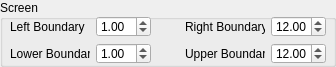
    <widget class="QGroupBox" name="groupBox_7">
     <property name="geometry">
      <rect>
       <x>5</x>
       <y>190</y>
       <width>336</width>
       <height>67</height>
      </rect>
     </property>
     <property name="title">
      <string>Screen</string>
     </property>
     <widget class="QWidget" name="gridLayoutWidget_5">
      <property name="geometry">
       <rect>
        <x>185</x>
        <y>16</y>
        <width>141</width>
        <height>48</height>
       </rect>
      </property>
      <layout class="QGridLayout" name="gridLayout_5">
       <item row="0" column="0">
        <widget class="QLabel" name="label_6">
         <property name="text">
          <string>Right Boundary</string>
         </property>
        </widget>
       </item>
       <item row="1" column="0">
        <widget class="QLabel" name="label_10">
         <property name="text">
          <string>Upper Boundary</string>
         </property>
        </widget>
       </item>
       <item row="0" column="1">
        <widget class="QDoubleSpinBox" name="spinbox_right_boundary">
         <property name="sizePolicy">
          <sizepolicy hsizetype="Maximum" vsizetype="Fixed">
           <horstretch>0</horstretch>
           <verstretch>0</verstretch>
          </sizepolicy>
         </property>
         <property name="maximumSize">
          <size>
           <width>55</width>
           <height>16777215</height>
          </size>
         </property>
         <property name="locale">
          <locale language="English" country="UnitedStates"/>
         </property>
         <property name="minimum">
          <double>-1000.000000000000000</double>
         </property>
         <property name="maximum">
          <double>1000.000000000000000</double>
         </property>
         <property name="singleStep">
          <double>1.000000000000000</double>
         </property>
         <property name="value">
          <double>12.000000000000000</double>
         </property>
        </widget>
       </item>
       <item row="1" column="1">
        <widget class="QDoubleSpinBox" name="spinbox_upper_boundary">
         <property name="sizePolicy">
          <sizepolicy hsizetype="Maximum" vsizetype="Fixed">
           <horstretch>0</horstretch>
           <verstretch>0</verstretch>
          </sizepolicy>
         </property>
         <property name="maximumSize">
          <size>
           <width>55</width>
           <height>16777215</height>
          </size>
         </property>
         <property name="locale">
          <locale language="English" country="UnitedStates"/>
         </property>
         <property name="minimum">
          <double>-1000.000000000000000</double>
         </property>
         <property name="maximum">
          <double>1000.000000000000000</double>
         </property>
         <property name="singleStep">
          <double>1.000000000000000</double>
         </property>
         <property name="value">
          <double>12.000000000000000</double>
         </property>
        </widget>
       </item>
      </layout>
     </widget>
     <widget class="QWidget" name="gridLayoutWidget_10">
      <property name="geometry">
       <rect>
        <x>10</x>
        <y>16</y>
        <width>141</width>
        <height>48</height>
       </rect>
      </property>
      <layout class="QGridLayout" name="gridLayout_10">
       <item row="1" column="0">
        <widget class="QLabel" name="label_7">
         <property name="text">
          <string>Lower Boundary</string>
         </property>
        </widget>
       </item>
       <item row="0" column="0">
        <widget class="QLabel" name="label_11">
         <property name="text">
          <string>Left Boundary</string>
         </property>
        </widget>
       </item>
       <item row="0" column="1">
        <widget class="QDoubleSpinBox" name="spinbox_left_boundary">
         <property name="sizePolicy">
          <sizepolicy hsizetype="Maximum" vsizetype="Fixed">
           <horstretch>0</horstretch>
           <verstretch>0</verstretch>
          </sizepolicy>
         </property>
         <property name="maximumSize">
          <size>
           <width>55</width>
           <height>16777215</height>
          </size>
         </property>
         <property name="locale">
          <locale language="English" country="UnitedStates"/>
         </property>
         <property name="minimum">
          <double>-1000.000000000000000</double>
         </property>
         <property name="maximum">
          <double>1000.000000000000000</double>
         </property>
         <property name="singleStep">
          <double>1.000000000000000</double>
         </property>
         <property name="value">
          <double>1.000000000000000</double>
         </property>
        </widget>
       </item>
       <item row="1" column="1">
        <widget class="QDoubleSpinBox" name="spinbox_lower_boundary">
         <property name="sizePolicy">
          <sizepolicy hsizetype="Maximum" vsizetype="Fixed">
           <horstretch>0</horstretch>
           <verstretch>0</verstretch>
          </sizepolicy>
         </property>
         <property name="maximumSize">
          <size>
           <width>55</width>
           <height>16777215</height>
          </size>
         </property>
         <property name="locale">
          <locale language="English" country="UnitedStates"/>
         </property>
         <property name="minimum">
          <double>-1000.000000000000000</double>
         </property>
         <property name="maximum">
          <double>1000.000000000000000</double>
         </property>
         <property name="singleStep">
          <double>1.000000000000000</double>
         </property>
         <property name="value">
          <double>1.000000000000000</double>
         </property>
        </widget>
       </item>
      </layout>
     </widget>
    </widget>
